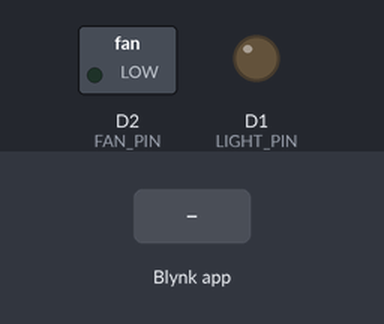
Bench run of a sketch on a simulated ESP8266 (NodeMCU). On the bench: switched loads named in the sketch (green lamp = pin HIGH), output pins drawn as LEDs (lit = HIGH). Inputs (shaded band) come from the test bench. WiFi joins after 1.5 s; servers stay silent unless stated.

Above: at 3.0 s.
3.1 s: Blynk app writes 1 to V0
At 4.3 s:
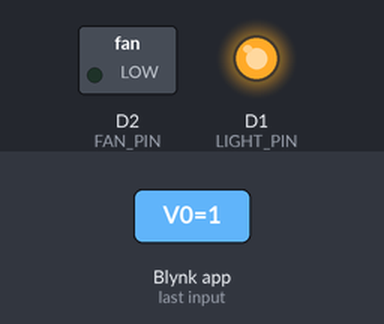
4.6 s: Blynk app writes 1 to V1
At 5.7 s:
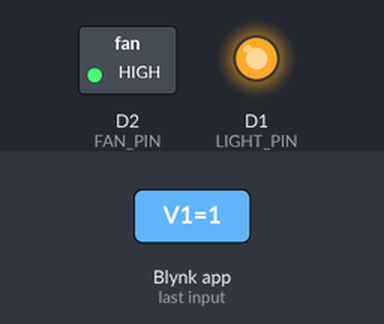
6.1 s: Blynk app writes 0 to V0
At 6.8 s:
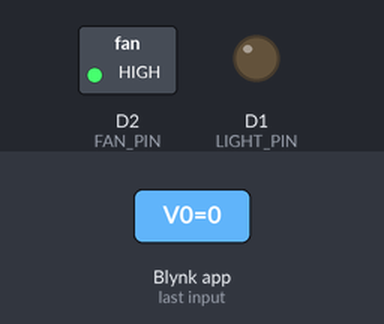
7.6 s: Blynk app writes 200 to V0
At 8.0 s:
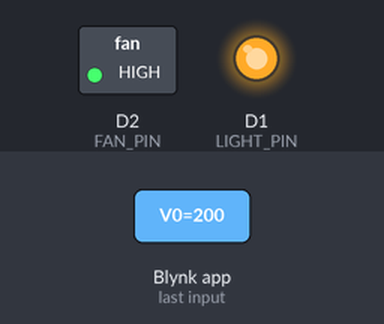
9.1 s: Blynk app writes 0 to V1
At 10.3 s:
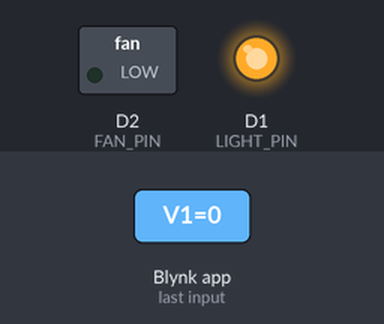
Timing chart, 0 to 11.6 s (numbered marks = the images above; inputs shaded):
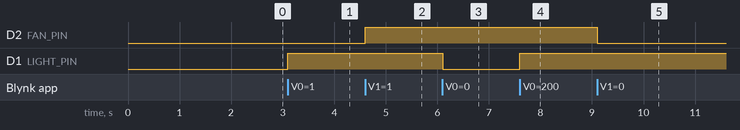

Measured:
- after the input at 3.1 s, D1 (LIGHT_PIN): LOW → HIGH at once
- after the input at 4.6 s, D2 (FAN_PIN): LOW → HIGH at once
- after the input at 6.1 s, D1 (LIGHT_PIN): HIGH → LOW at once
- after the input at 7.6 s, D1 (LIGHT_PIN): LOW → HIGH at once
- after the input at 9.1 s, D2 (FAN_PIN): HIGH → LOW at once

The sketch:

main.ino
```cpp
#define BLYNK_PRINT Serial

#include <ESP8266WiFi.h>
#include <BlynkSimpleEsp8266.h>

// Replace with your WiFi credentials
char ssid[] = "Your_WiFi_Name";
char pass[] = "Your_WiFi_Password";

// Replace with your Blynk Auth Token
char auth[] = "Your_Blynk_Auth_Token";

// Pin definitions
#define LIGHT_PIN D1
#define FAN_PIN D2

void setup()
{
  // Debug console
  Serial.begin(9600);

  // Setup pins
  pinMode(LIGHT_PIN, OUTPUT);
  pinMode(FAN_PIN, OUTPUT);

  // Start Blynk
  Blynk.begin(auth, ssid, pass);
}

// Light Control
BLYNK_WRITE(V0)
{
  int value = param.asInt(); // Get value from Blynk app
  digitalWrite(LIGHT_PIN, value);
}

// Fan Control
BLYNK_WRITE(V1)
{
  int value = param.asInt();
  digitalWrite(FAN_PIN, value);
}

void loop()
{
  Blynk.run();
}
```
